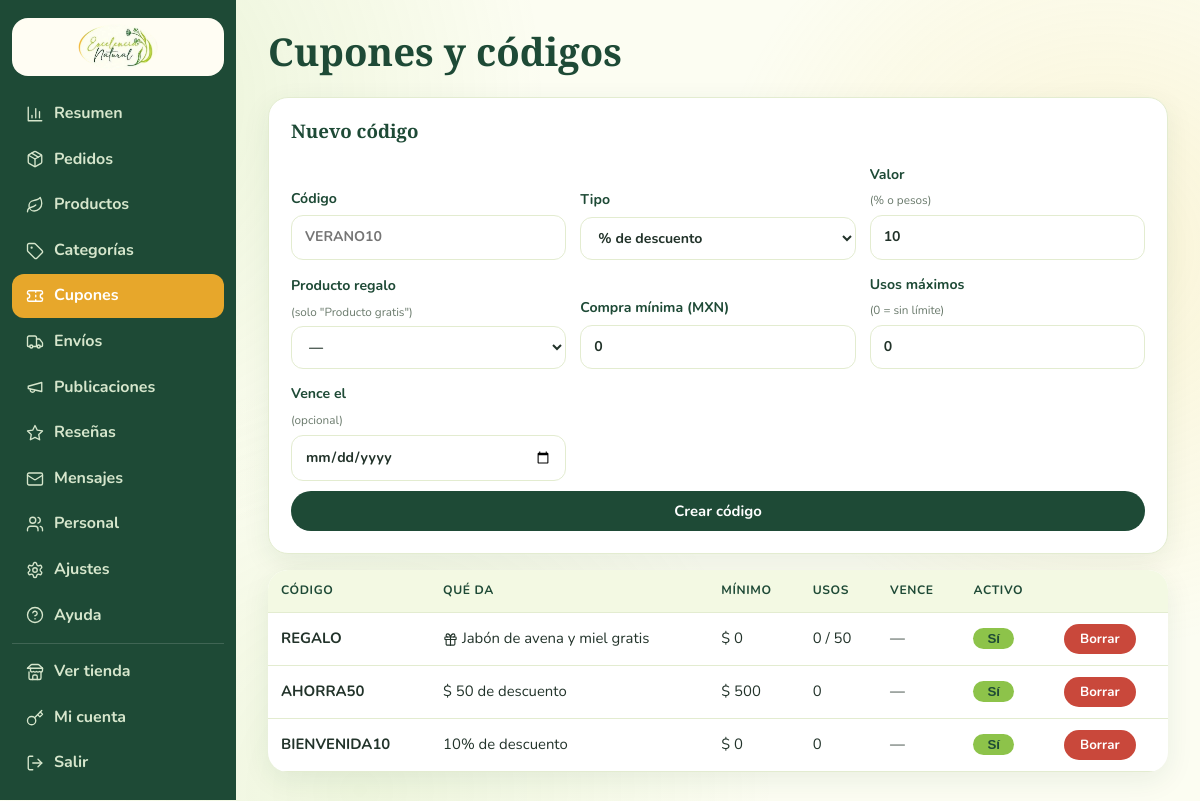
/admin/cupones (signed in), run on the app's committed database.
### tables this page shows
CREATE TABLE coupons (
  id INTEGER PRIMARY KEY AUTOINCREMENT,
  code TEXT NOT NULL UNIQUE,
  kind TEXT NOT NULL,                        -- percent | fixed | free_product
  value REAL DEFAULT 0,                      -- % o monto en MXN
  product_id INTEGER,                        -- para free_product
  min_total REAL DEFAULT 0,                  -- minimo en MXN
  max_uses INTEGER DEFAULT 0,                -- 0 = ilimitado
  used INTEGER DEFAULT 0,
  expires TEXT DEFAULT '',
  active INTEGER DEFAULT 1
);

CREATE TABLE products (
  id INTEGER PRIMARY KEY AUTOINCREMENT,
  name TEXT NOT NULL,
  name_en TEXT DEFAULT '',
  descr TEXT DEFAULT '',
  descr_en TEXT DEFAULT '',
  cat_id INTEGER REFERENCES categories(id) ON DELETE SET NULL,
  price_mxn REAL NOT NULL DEFAULT 0,
  price_usd REAL DEFAULT 0,                  -- 0 = se calcula con el tipo de cambio
  ws_mxn REAL DEFAULT 0,                     -- precio mayoreo (0 = sin mayoreo)
  ws_usd REAL DEFAULT 0,
  ws_min INTEGER DEFAULT 0,                  -- piezas minimas para mayoreo
  stock INTEGER DEFAULT 0,
  featured INTEGER DEFAULT 0,
  active INTEGER DEFAULT 1,
  created TEXT DEFAULT CURRENT_TIMESTAMP
);

### admin.py (the view, shortened to what this page needs)
@bp.route('/cupones', methods=['GET', 'POST'])
def coupons():
    rows = q('''SELECT c.*, p.name AS pname FROM coupons c LEFT JOIN products p ON p.id = c.product_id ORDER BY c.id DESC''')
    prods = q('SELECT id, name FROM products ORDER BY name')
    return render_template('admin/coupons.html', rows=rows, prods=prods)

### admin.py (called while the page is built)
@bp.before_request
def only_staff():
    me = u.me()
    if not me or me['role'] != 'admin':
        return redirect(url_for('auth.admin_login', next=request.path))

### db.py (called while the page is built)
def get_db():
    if 'db' not in g:
        g.db = sqlite3.connect(config.DB_PATH)
        g.db.row_factory = sqlite3.Row
        g.db.execute('PRAGMA foreign_keys = ON')
    return g.db

def q(sql, args=()):
    return get_db().execute(sql, args).fetchall()

def one(sql, args=()):
    return get_db().execute(sql, args).fetchone()

def settings():
    res = dict(DEFAULTS)
    try:
        for r in q('SELECT k, v FROM settings'):
            res[r['k']] = r['v']
    except sqlite3.Error:
        pass
    return res

### icons.py (called while the page is built)
def icon(name, size=20, cls=''):
    body = P.get(name) or P['leaf']
    return Markup(
        f'<svg class="ic {cls}" width="{size}" height="{size}" viewBox="0 0 24 24" fill="none" stroke="currentColor" '
        f'stroke-width="1.8" stroke-linecap="round" stroke-linejoin="round" aria-hidden="true">{body}</svg>')

### utils.py (called while the page is built)
def me():
    if 'me' not in g:
        uid = session.get('uid')
        g.me = one('SELECT * FROM users WHERE id = ?', (uid,)) if uid else None
    return g.me

def csrf_token():
    if '_csrf' not in session:
        session['_csrf'] = secrets.token_hex(16)
    return session['_csrf']

def lang():
    return 'es'

def cur():
    return session.get('cur', 'MXN')

def cart_count():
    return sum(int(v) for v in session.get('cart', {}).values())

### templates/admin/coupons.html (shortened to what this page needs)
{% extends 'admin/base.html' %}
{% block h1 %}Cupones y códigos{% endblock %}
{% block body %}
<form method="post" class="form-card wide">
  <h3>Nuevo código</h3>
  <div class="fields three">
    <label>Código<input name="code" placeholder="VERANO10" required style="text-transform:uppercase"></label>
    <label>Tipo
      <select name="kind" id="kind"><option value="percent">% de descuento</option><option value="fixed">Descuento en pesos</option><option value="free_product">Producto gratis</option></select>
    </label>
    <label>Valor <small>(% o pesos)</small><input type="number" step="0.01" min="0" name="value" value="10"></label>
    <label>Producto regalo <small>(solo "Producto gratis")</small>
      <select name="product_id"><option value="">—</option>{% for p in prods %}<option value="{{ p.id }}">{{ p.name }}</option>{% endfor %}</select>
    </label>
    <label>Compra mínima (MXN)<input type="number" min="0" name="min_total" value="0"></label>
    <label>Usos máximos <small>(0 = sin límite)</small><input type="number" min="0" name="max_uses" value="0"></label>
    <label>Vence el <small>(opcional)</small><input type="date" name="expires"></label>
  </div>
  <button class="btn">Crear código</button>
</form>
<table class="tbl">
  <tr><th>Código</th><th>Qué da</th><th>Mínimo</th><th>Usos</th><th>Vence</th><th>Activo</th><th></th></tr>
  {% for c in rows %}<tr class="{{ 'off' if not c.active }}">
    <td><b>{{ c.code }}</b></td>
    <td>{% if c.kind == 'percent' %}{{ c.value|int }}% de descuento{% elif c.kind == 'fixed' %}$ {{ c.value|int }} de descuento{% else %}{{ icon('gift', 15) }} {{ c.pname }} gratis{% endif %}</td>
    <td>$ {{ c.min_total|int }}</td><td>{{ c.used }}{{ ' / ' ~ c.max_uses if c.max_uses }}</td><td>{{ c.expires or '—' }}</td>
    <td><form method="post" action="{{ url_for('admin.coupon_act', cid=c.id, act='activo') }}"><input type="hidden" name="_csrf" value="{{ csrf() }}"><button class="sw {{ 'on' if c.active }}">{{ 'Sí' if c.active else 'No' }}</button></form></td>
    <td><form method="post" action="{{ url_for('admin.coupon_act', cid=c.id, act='borrar') }}" onsubmit="return confirm('¿Borrar?')"><input type="hidden" name="_csrf" value="{{ csrf() }}"><button class="btn btn-sm btn-danger">Borrar</button></form></td></tr>
  {% else %}<tr><td colspan="7" class="muted">Sin cupones.</td></tr>{% endfor %}
</table>
{% endblock %}

### static/css/style.css (style rules this page uses)
:root { --g1:#8dc34a; --g2:#5f9a2f; --g3:#1e4a36; --gold:#e7a72b; --gold2:#f6d46a; --cream:#fffdf3; --bg:#fcfdf2; --card:#ffffff; --tx:#22332a; --mu:#6a7a6c; --bd:#e3ecd0; --red:#c9483b; --r:20px; --sh:0 8px 28px rgba(30, 74, 54, .08); --sh2:0 18px 44px rgba(30, 74, 54, .16); --grad:linear-gradient(135deg, var(--g1), var(--gold)) }
* { box-sizing:border-box }
html { scroll-behavior:smooth }
body { margin:0; background:var(--bg); color:var(--tx); font-family:'Nunito', system-ui, sans-serif; line-height:1.6; position:relative; overflow-x:hidden }
body::before { content:''; position:fixed; inset:0; z-index:-1; pointer-events:none; background:radial-gradient(circle at 8% 12%, rgba(141, 195, 74, .16), transparent 34%), radial-gradient(circle at 92% 30%, rgba(246, 212, 106, .20), transparent 32%), radial-gradient(circle at 30% 95%, rgba(141, 195, 74, .12), transparent 36%) }
h1,h2,h3,h4 { font-family:'Playfair Display', Georgia, serif; line-height:1.2; margin:0 0 .6em; color:var(--g3); font-weight:600 }
.btn,.price,.brand-t,.stat b { font-family:'Nunito', sans-serif }
svg.ic { flex:none; vertical-align:middle }
.btn { display:inline-flex; align-items:center; justify-content:center; gap:8px; border:0; cursor:pointer; background:var(--g3); color:#fff; font-weight:700; padding:10px 22px; border-radius:999px; font-size:.93rem; transition:transform .15s, box-shadow .2s, background .2s }
.btn-sm { padding:6px 16px; font-size:.83rem }
.btn-danger { background:var(--red) }
label { display:grid; gap:5px; font-weight:700; font-size:.88rem; color:var(--g3) }
label small { font-weight:400; color:var(--mu) }
input,select,textarea { font:inherit; padding:10px 13px; border:1.5px solid var(--bd); border-radius:12px; background:#fff; color:var(--tx); transition:border-color .2s, box-shadow .2s; width:100% }
.summary,.form-card { background:#fff; border-radius:var(--r); padding:22px; box-shadow:var(--sh); border:1px solid var(--bd); display:grid; gap:10px; align-content:start }
.fields { display:grid; grid-template-columns:1fr 1fr; gap:14px; align-items:end }
.fields.three { grid-template-columns:repeat(3, 1fr) }
.adm { display:grid; grid-template-columns:236px 1fr; min-height:100vh }
.form-card.wide { max-width:900px; margin-bottom:16px }
.tbl { width:100%; border-collapse:collapse; background:#fff; border-radius:var(--r); overflow:hidden; box-shadow:var(--sh); font-size:.93rem }
.tbl th,.tbl td { padding:11px 13px; text-align:left; border-bottom:1px solid var(--bd); vertical-align:middle }
.tbl th { background:#f3f9e3; font-size:.76rem; text-transform:uppercase; letter-spacing:.05em; color:var(--g3) }
.sw { border:0; border-radius:999px; padding:3px 14px; cursor:pointer; font-weight:800; background:#dfe3d8; color:var(--mu) }
.sw.on { background:var(--g1); color:var(--g3) }

### data on the page
coupons: code "REGALO", pname "Jabón de avena y miel", min_total "0", used "0", max_uses "/ 50", expires "—", active "Sí"
coupons: code "AHORRA50", value "50", min_total "500", used "0", expires "—", active "Sí"
coupons: code "BIENVENIDA10", value "10", min_total "0", used "0", expires "—", active "Sí"

### other printed values
{{ n }} "Resumen" "Pedidos" "Productos" "Categorías" "Cupones" "Envíos" "Publicaciones" "Reseñas" "Mensajes" "Personal" "Ajustes" "Ayuda"
